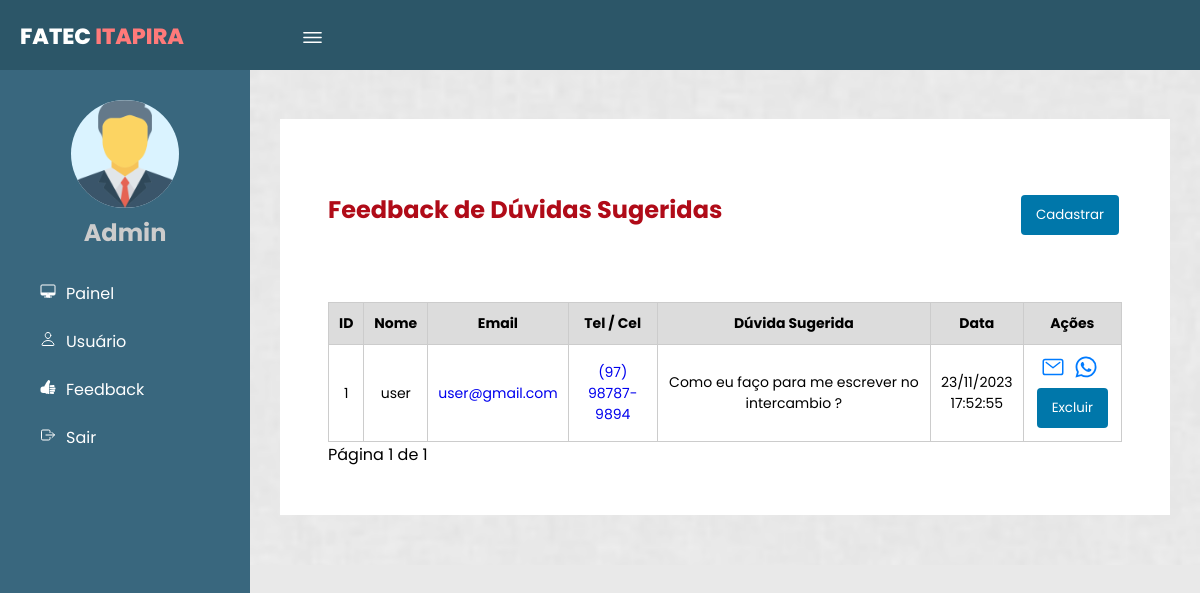
Before: /Views/listarVisitante.php (signed in) with the older database file.
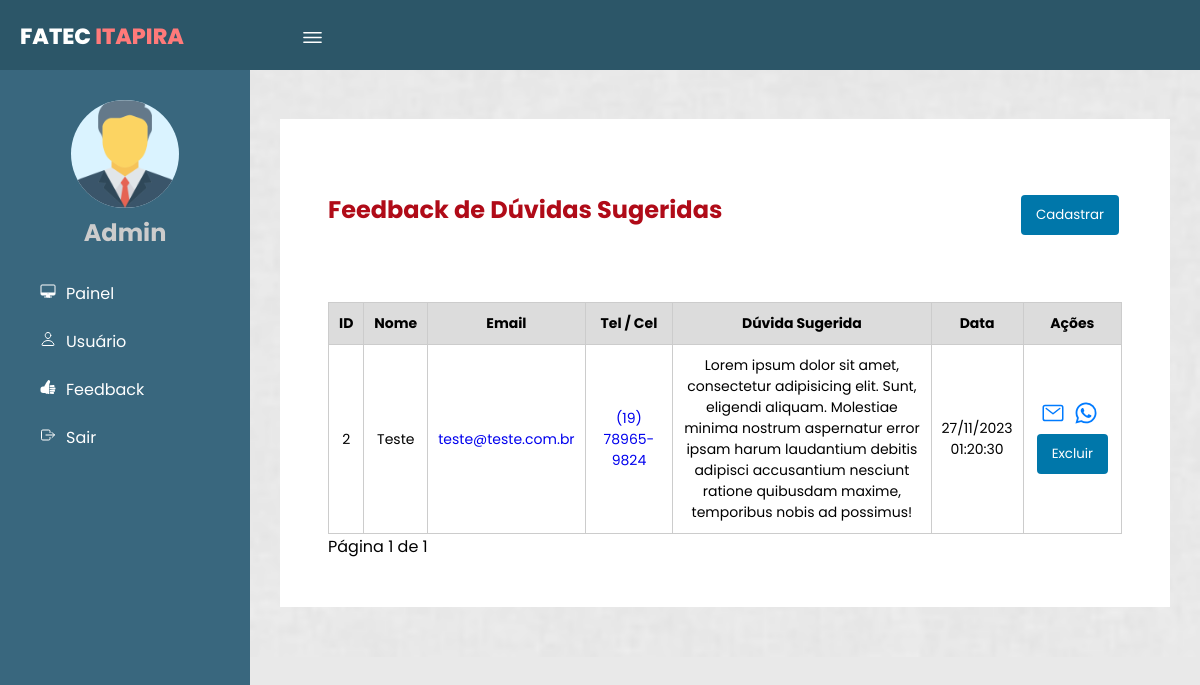
After: the same page with the newer database file.
### tables this page shows
CREATE TABLE `sugestoes` (
  `idSugestao` int(10) UNSIGNED NOT NULL,
  `Nome` varchar(50) NOT NULL,
  `Email` varchar(100) NOT NULL,
  `Telefone` varchar(20) NOT NULL,
  `ConteudoSugestao` text NOT NULL,
  `Status` varchar(50) NOT NULL DEFAULT 'Pendente',
  `DataSubmissao` datetime NOT NULL DEFAULT current_timestamp(),
  `idTema` int(10) UNSIGNED DEFAULT NULL
);

### Class/Sugestoes.php (called while the page is built, shortened)
<?php
class Sugestoes
{
    private $conn;
    public function __construct($conn)
    {
        $this->conn = $conn;
    }
    public function contarSugestoes() {
        try {
            $query = "SELECT COUNT(*) AS total FROM sugestoes";
            $stmt = $this->conn->prepare($query);
            $stmt->execute();
            $result = $stmt->fetch(PDO::FETCH_ASSOC);
            return $result['total'];
        } catch (PDOException $e) {
            echo "Erro: " . $e->getMessage();
            return 0;
        }
    }
    public function listarSugestoesPaginadas($registrosPorPagina, $offset) {
        try {
            $query = "SELECT * FROM sugestoes LIMIT :registrosPorPagina OFFSET :offset";
            $stmt = $this->conn->prepare($query);
            $stmt->bindParam(':registrosPorPagina', $registrosPorPagina, PDO::PARAM_INT);
            $stmt->bindParam(':offset', $offset, PDO::PARAM_INT);
            $stmt->execute();
            return $stmt->fetchAll(PDO::FETCH_ASSOC);
        } catch (PDOException $e) {
            echo "Erro: " . $e->getMessage();
            return [];
        }
    }
}
?>

### Views/listarVisitante.php (the view, shortened to what this page needs)
<?php
require_once '../Class/Sugestoes.php';
require_once '../conexao.php';
require_once '../Class/Pagination.php';
$sugestao = new Sugestoes($conn);
$totalRegistros = $sugestao->contarSugestoes();
$registrosPorPagina = 10;
$pagination = new Pagination($totalRegistros, $registrosPorPagina);
$paginaAtual = $pagination->getPaginaAtual();
$offset = ($paginaAtual - 1) * $registrosPorPagina;
$sugestoesPaginadas = $sugestao->listarSugestoesPaginadas($registrosPorPagina, $offset);
?>
<!DOCTYPE html>
<html lang="pt-br">
<head>
    <link rel="stylesheet" href="../css/format.css">
</head>
<body page='lista' class="corpo">
    <header>
        <label for="check">
            <ion-icon name="menu-outline" id="sidebar_btn"></ion-icon>
        </label>
        <div class="left">
            <h3>Fatec <span>Itapira</span></h3>
        </div>
    </header>
    <div class="sidebar">
        <div class="center">
            <img src="../icon/manager_icon_129392.png" class="image" alt="">
            <h2>Admin</h2>
        </div>
        <a href="../painelAdmin.php" onclick="vizualizar('lista', true)"><ion-icon
                name="desktop-outline"></ion-icon><span>Painel</span></a>
        <a href="../gerenciarUsuario.php"><ion-icon name="person-outline"></ion-icon><span>Usuário</span></a>
        <a href="#"><ion-icon name="thumbs-up"></ion-icon></ion-icon><span>Feedback</span></a>
        <a href="../login/sairLogin.php"><ion-icon name="exit-outline"></ion-icon><span>Sair</span></a>
    </div>
    <div class="content">
        <div id='listaRegistros'>
            <div class="titulo_ask">
                <h1>Feedback de Dúvidas Sugeridas</h1>
                <a href="Views/cadastroUsuario.html"><button>Cadastrar</button></a>
            </div>
        <?php if (!empty($sugestoesPaginadas)): ?>
        <table>
            <tr>
                <thead>
                    <th>ID</th>
                    <th>Nome</th>
                    <th>Email</th>
                    <th>Tel / Cel</th>
                    <th>Dúvida Sugerida</th>
                    <th>Data</th>
                    <th>Ações</th>
                </tr>
            <?php foreach ($sugestoesPaginadas as $user): ?>
                <tr>
                    <td><?= $user['idSugestao']; ?></td>
                    <td><?= $user['Nome']; ?></td>
                    <td><a href="mailto:<?= $user['Email']; ?>"><?= $user['Email']; ?></a></td>
                    <td>
                        <?php
                        $numeroTelefone = preg_replace("/[^0-9]/", "", $user['Telefone']);
                        $ehCelular = preg_match("/^\d{10,}$/", $numeroTelefone);
                        if ($ehCelular): ?>
                            <a href="https://wa.me/<?= $numeroTelefone; ?>" target="_blank"><?= $user['Telefone']; ?></a>
                        <?php else: ?>
                            <?= $user['Telefone']; ?>
                        <?php endif; ?>
                    </td>
                    <td><?= $user['ConteudoSugestao']; ?></td>
                    <td><?= (new DateTime($user['DataSubmissao']))->format('d/m/Y H:i:s'); ?></td>
                    <td>
                    <a href="mailto:<?php echo $user['Email']; ?>">
                        <ion-icon name="mail-outline"></ion-icon>
                    </a>
                    <a href="https://wa.me/<?php echo preg_replace("/[^0-9]/", "", $user['Telefone']); ?>" target="_blank">
                        <ion-icon name="logo-whatsapp"></ion-icon>
                    </a>
                        <form action="../Controllers/excluir_visitante.php" method="POST">
                            <button type="submit" onclick="return confirm('Tem certeza que deseja excluir?');">Excluir</button>
                        </form>
                    </td>
                </tr>
            <?php endforeach; ?>
        </table>
        <?= $pagination->criarLinks(); ?>
    <?php else: ?>
        <p>Nenhum dado encontrado</p>
    <?php endif; ?>
        </div>
    </div>
</body>
</html>

Changed rows visible on the page:
removed sugestoes: idSugestao "1", Nome "user", Email "user@gmail.com", Telefone "(97) 98787-9894", ConteudoSugestao "Como eu faço para me escrever no intercambio ?", DataSubmissao "23/11/2023 17:52:55"
added sugestoes: idSugestao "2", Nome "Teste", Email "teste@teste.com.br", Telefone "(19) 78965-9824", ConteudoSugestao "Lorem ipsum dolor sit amet, consectetur adipisicing elit. Sunt, eligendi aliquam. Molestiae minima nostrum aspernatur error ipsam harum laudantium debitis adipisci accusantium nesciunt ratione quibusdam maxime, temporibus nobis ad possimus!", DataSubmissao "27/11/2023 01:20:30"
